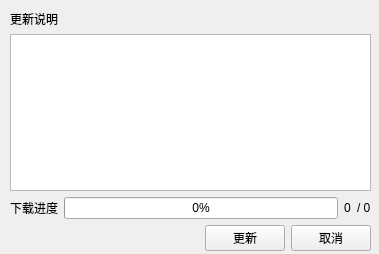
<?xml version="1.0" encoding="UTF-8"?>
<ui version="4.0">
 <class>Update</class>
 <widget class="QWidget" name="Update">
  <property name="geometry">
   <rect>
    <x>0</x>
    <y>0</y>
    <width>379</width>
    <height>254</height>
   </rect>
  </property>
  <property name="windowTitle">
   <string>更新</string>
  </property>
  <widget class="QWidget" name="gridLayoutWidget">
   <property name="geometry">
    <rect>
     <x>10</x>
     <y>10</y>
     <width>361</width>
     <height>241</height>
    </rect>
   </property>
   <layout class="QGridLayout" name="gridLayout">
    <item row="2" column="2">
     <widget class="QLabel" name="label_nowData">
      <property name="text">
       <string>0</string>
      </property>
     </widget>
    </item>
    <item row="1" column="0" colspan="4">
     <widget class="QPlainTextEdit" name="plainTextEdit_info"/>
    </item>
    <item row="3" column="0" colspan="4">
     <layout class="QGridLayout" name="gridLayout_2">
      <item row="0" column="2">
       <widget class="QPushButton" name="pushButton_cancel">
        <property name="text">
         <string>取消</string>
        </property>
       </widget>
      </item>
      <item row="0" column="1">
       <widget class="QPushButton" name="pushButton_update">
        <property name="text">
         <string>更新</string>
        </property>
       </widget>
      </item>
      <item row="0" column="0">
       <spacer name="horizontalSpacer">
        <property name="orientation">
         <enum>Qt::Horizontal</enum>
        </property>
        <property name="sizeHint" stdset="0">
         <size>
          <width>40</width>
          <height>20</height>
         </size>
        </property>
       </spacer>
      </item>
     </layout>
    </item>
    <item row="2" column="3">
     <widget class="QLabel" name="label_allData">
      <property name="text">
       <string>/ 0</string>
      </property>
     </widget>
    </item>
    <item row="2" column="1">
     <widget class="QProgressBar" name="progressBar">
      <property name="value">
       <number>0</number>
      </property>
     </widget>
    </item>
    <item row="2" column="0">
     <widget class="QLabel" name="label">
      <property name="text">
       <string>下载进度</string>
      </property>
     </widget>
    </item>
    <item row="0" column="0" colspan="4">
     <widget class="QLabel" name="label_2">
      <property name="text">
       <string>更新说明</string>
      </property>
     </widget>
    </item>
   </layout>
  </widget>
 </widget>
 <resources/>
 <connections/>
</ui>
